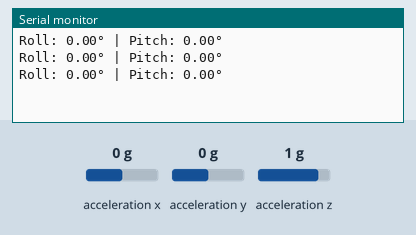
This sketch was run on a simulated Arduino Uno, built with avr-gcc and run on an emulated ATmega328P. Parts: the last lines printed to the serial monitor. Wiring (inferred from the names in the program): MPU-6050 motion sensor at I2C address 0x68. The inputs (shaded band) are chosen by the test bench; at power-on: acceleration x 0 g, acceleration y 0 g, acceleration z 1 g.

Above: at 1.3 s.
1.4 s: acceleration x set to -1.4 g
At 1.9 s:
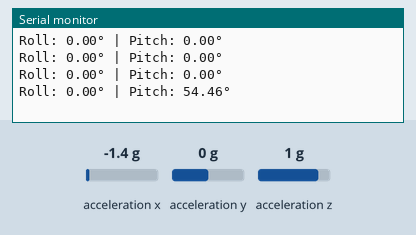
2.9 s: acceleration y set to -1.4 g
At 3.4 s:
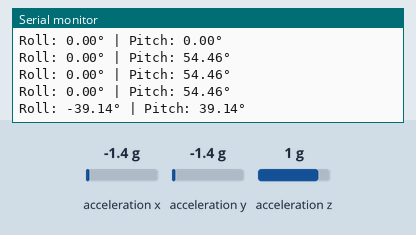
4.4 s: acceleration z set to -1.4 g
At 4.9 s:
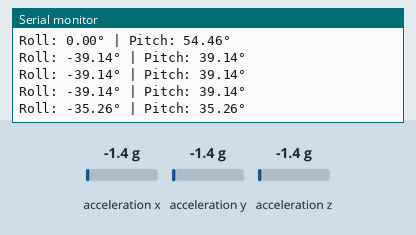
Timing chart, 0 to 7.4 s (numbered marks = the images above; inputs shaded):
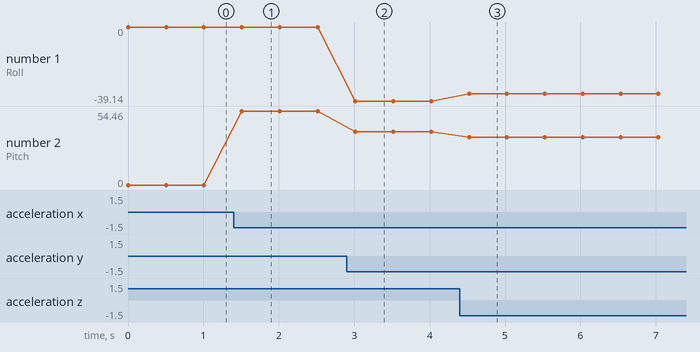

Measured:
- after the input at 1.4 s, the serial monitor: prints a new line after 0.11 s (image 1)
- after the input at 2.9 s, the serial monitor: prints a new line after 0.12 s (image 2)
- after the input at 4.4 s, the serial monitor: prints a new line after 0.12 s (image 3)
- plotted number 1: 0 → -39.14 after the input at 2.9 s, -39.14 → -35.26 after the input at 4.4 s
- plotted number 2: 0 → 54.46 after the input at 1.4 s, 54.46 → 39.14 after the input at 2.9 s, 39.14 → 35.26 after the input at 4.4 s

The sketch:

accelerometer_readings.ino
```cpp
#include <Wire.h>
const int MPU6050_ADDR = 0x68;
float accX, accY, accZ;
float roll, pitch;

void setup() {
    Serial.begin(115200);
    Wire.begin();

    // Initialize MPU6050
    Wire.beginTransmission(MPU6050_ADDR);
    Wire.write(0x6B);  // Power management register
    Wire.write(0);     // Wake up MPU6050
    Wire.endTransmission(true);
}

void loop() {
    readAccelerometer();
    calculateAngles();
    printAngles();
    delay(500);  // Adjust delay as needed
}

void readAccelerometer() {
    Wire.beginTransmission(MPU6050_ADDR);
    Wire.write(0x3B);  // Starting register for accelerometer
    Wire.endTransmission(false);
    Wire.requestFrom(MPU6050_ADDR, 6, true);

    // Read raw accelerometer data
    accX = (Wire.read() << 8 | Wire.read()) / 16384.0;
    accY = (Wire.read() << 8 | Wire.read()) / 16384.0;
    accZ = (Wire.read() << 8 | Wire.read()) / 16384.0;
}

void calculateAngles() {
    roll = atan2(accY, sqrt(accX * accX + accZ * accZ)) * 180 / PI;
    pitch = atan2(-accX, sqrt(accY * accY + accZ * accZ)) * 180 / PI;
}

void printAngles() {
    Serial.print("Roll: ");
    Serial.print(roll);
    Serial.print("° | Pitch: ");
    Serial.print(pitch);
    Serial.println("°");
}
```
